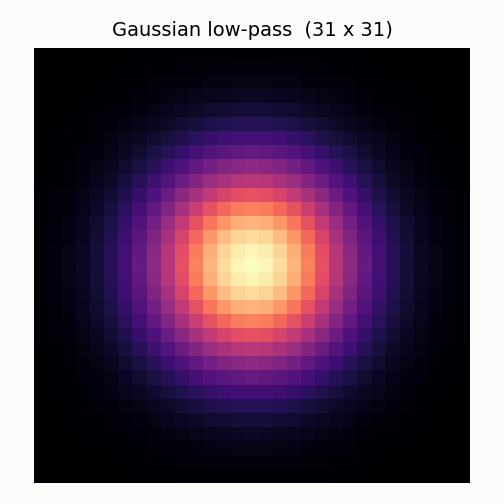
#> input picture Signal/DFT/Online/outputs/lab_hybrid_student/kernel.png, 504 x 504 px
$ python image_conv.py outputs/lab_hybrid_student/kernel.png
#> lines starting #> are read from the running program, lines starting #| are printed output that depends on the picture
### Signal/DFT/Online/image_utils.py
"""
image_utils.py  --  PROVIDED. Do not modify.

Image loading/saving, blur-kernel construction and comparison figures for
Task B. Treat it as a black box: no transform, no convolution and no padding
logic lives in here.

Interface
---------
    img    = load_image(path, as_gray=False)   -> float array in [0, 1]
    save_image(img, path)
    k      = make_kernel("bokeh", radius=9)    -> 2D float array, sums to 1
    save_comparison([a, b], ["original", "blurred"], "out/compare.png")
"""

import os

import matplotlib

matplotlib.use("Agg")
import matplotlib.pyplot as plt  # noqa: E402
import numpy as np  # noqa: E402
from PIL import Image  # noqa: E402


def load_image(path, as_gray=False):
    """
    Load an image as floating point intensities in [0, 1].

    Parameters
    ----------
    path : str
    as_gray : bool
        If True, return a 2D array of shape (H, W). Otherwise return a 3D
        array of shape (H, W, 3) holding R, G, B planes -- in that case your
        convolution must be applied to each colour plane separately.

    Returns
    -------
    numpy.ndarray of float64
    """
#> called with path = 'outputs/lab_hybrid_student/kernel.png', as_gray = False
    img = Image.open(path)
#> img is the input picture: PIL image 504x504 RGBA; mean R, G, B, A 102, 80.5, 102.1, 255
    img = img.convert("L" if as_gray else "RGB")
#> img: PIL image 504x504 RGB
    return np.asarray(img, dtype=np.float64) / 255.0


# [14 lines left out: function save_image, not called in this run]


def make_kernel(name, **params):
    """
    Build a 2D blur kernel as a float array whose entries sum to 1.

    Supported kernels (the offline uses all three):

    ``make_kernel("box", size=k)``
        Uniform k x k average. Cheap, and shows the characteristic boxy
        smearing.

    ``make_kernel("gaussian", size=k, sigma=s)``
        k x k Gaussian with standard deviation ``s`` pixels. If ``sigma`` is
        omitted it defaults to ``size / 6``.

    ``make_kernel("bokeh", radius=r)``
        A filled disc of radius ``r`` pixels with anti-aliased edges, of size
        (2r+1) x (2r+1). This is the out-of-focus "bokeh" blur of a camera
        lens with a circular aperture: bright points become bright discs.

    ``make_kernel("motion", length=L, angle=deg)``
        A straight streak of length ``L`` pixels at ``angle`` degrees
        (0 = horizontal, measured counter-clockwise), as produced by camera
        movement during the exposure.

    Returns
    -------
    numpy.ndarray of float64, shape (kh, kw)
    """
    name = name.lower()

    if name == "box":
        size = int(params.get("size", 9))
        if size < 1:
            raise ValueError("box: size must be >= 1")
        kernel = np.ones((size, size), dtype=np.float64)

    elif name == "gaussian":
        size = int(params.get("size", 15))
        if size < 1:
            raise ValueError("gaussian: size must be >= 1")
        sigma = float(params.get("sigma", size / 6.0))
        half = (size - 1) / 2.0
        axis = np.arange(size, dtype=np.float64) - half
        line = np.exp(-(axis ** 2) / (2.0 * sigma ** 2))
        kernel = np.outer(line, line)

    elif name == "bokeh":
        radius = float(params.get("radius", 9))
        if radius < 1:
            raise ValueError("bokeh: radius must be >= 1")
        size = int(2 * int(round(radius)) + 1)
        half = (size - 1) / 2.0
        # 4x supersampling so the disc edge is smooth rather than jagged.
        fine = np.linspace(-half - 0.5, half + 0.5, size * 4 + 1)[:-1] + (1.0 / 8.0)
        gx, gy = np.meshgrid(fine, fine)
        mask = ((gx ** 2 + gy ** 2) <= radius ** 2).astype(np.float64)
        kernel = mask.reshape(size, 4, size, 4).mean(axis=(1, 3))

    elif name == "motion":
        length = int(params.get("length", 15))
        angle = float(params.get("angle", 0.0))
        if length < 1:
            raise ValueError("motion: length must be >= 1")
        size = length if length % 2 == 1 else length + 1
        kernel = np.zeros((size, size), dtype=np.float64)
        centre = (size - 1) / 2.0
        theta = np.deg2rad(angle)
        for step in np.linspace(-(length - 1) / 2.0, (length - 1) / 2.0, length * 8):
            r = centre - step * np.sin(theta)
            c = centre + step * np.cos(theta)
            r0, c0 = int(np.floor(r)), int(np.floor(c))
            fr, fc = r - r0, c - c0
            for dr, dc, weight in ((0, 0, (1 - fr) * (1 - fc)),
                                   (0, 1, (1 - fr) * fc),
                                   (1, 0, fr * (1 - fc)),
                                   (1, 1, fr * fc)):
                if 0 <= r0 + dr < size and 0 <= c0 + dc < size:
                    kernel[r0 + dr, c0 + dc] += weight

    else:
        raise ValueError("unknown kernel: %r" % (name,))

    total = kernel.sum()
    if total <= 0:
        raise ValueError("kernel %r summed to zero" % (name,))
    return kernel / total


# [51 lines left out: functions save_comparison, save_kernel_preview, not called in this run]

### Signal/DFT/Online/transforms.py
"""
transforms.py  --  YOUR CODE GOES HERE.

The shared transform core used by BOTH tasks. Write it once; bigmul.py
(Task A) and image_conv.py (Task B) import it.

Nothing in this file may call numpy.fft, scipy.fft, numpy.convolve,
scipy.signal, or any other library routine that performs a Fourier
transform, a convolution or a correlation for you. NumPy is for array
arithmetic only.

A quick self-test you should run before touching either application:

    import numpy as np
    from transforms import DFTAnalyzer, FFTTransformer
    x = np.random.randn(64) + 1j * np.random.randn(64)
    d, f = DFTAnalyzer(), FFTTransformer()
    assert np.max(np.abs(d.transform(x) - f.transform(x))) < 1e-9
    assert np.max(np.abs(d.inverse(d.transform(x)) - x)) < 1e-9
"""

import numpy as np


def next_power_of_two(n):
    """
    Return the smallest power of two that is >= ``n`` (and at least 1).

    Both tasks need this to choose a transform length for the radix-2 FFT.
    """
#> called with n = 522
    size = 1
    while size < int(n):
        size *= 2
    return size


def as_complex_vector(x):
    """Return ``x`` as a flat complex128 array."""
    return np.asarray(x, dtype=np.complex128).ravel()


class DFTAnalyzer:
    """
    The Discrete Fourier Transform, computed straight from its definition.

        Analysis:   X[k] = sum_{n=0}^{N-1} x[n] * exp(-2j*pi*k*n/N)
        Synthesis:  x[n] = (1/N) * sum_{k=0}^{N-1} X[k] * exp(+2j*pi*k*n/N)

    How you write it is up to you -- a literal double loop, a precomputed
    table of twiddle factors indexed by (k*n) % N, or a NumPy expression --
    as long as it computes these sums directly and is not secretly an FFT.
    """

    name = "dft"

    def __init__(self):
        self._tables = {}

    # [55 lines left out: functions _twiddle_table, _sums, transform, inverse, not called in this run]


class FFTTransformer(DFTAnalyzer):
    """
    Radix-2 decimation-in-time (Cooley-Tukey) FFT, in O(N log N).

    It inherits from DFTAnalyzer so that both applications can treat the two
    interchangeably: they call ``engine.transform(...)`` and
    ``engine.inverse(...)`` without caring which engine they hold.

    Requirements:
      * Recursive or iterative (with bit-reversal permutation) -- your choice.
      * N must be a power of two; raise ValueError for any other length.
        The caller is responsible for zero-padding up to next_power_of_two.
      * The inverse must reuse the same butterfly machinery (conjugated
        twiddles, or conjugate-transform-conjugate), not a second copy of it.
      * Twiddle factors for a stage are computed once per stage, never once
        per butterfly.
    """

    name = "fft"

    def __init__(self):
        DFTAnalyzer.__init__(self)
        self._orders = {}

    def _bit_reversed_order(self, N):
        """Permutation that reorders the input by bit-reversed index."""
#> called with N = 1024
        if N not in self._orders:
            index = np.arange(N, dtype=np.int64)
            order = np.zeros(N, dtype=np.int64)
            for bit in range(N.bit_length() - 1):
                order = (order << 1) | ((index >> bit) & 1)
            self._orders[N] = order
        return self._orders[N]

    def _butterflies(self, x, sign):
        """One iterative radix-2 Cooley-Tukey pass, without the 1/N factor."""
        a = as_complex_vector(x)
        N = a.size
        if N == 0 or N & (N - 1):
            raise ValueError("FFT length must be a power of two, got %d" % N)
        if N == 1:
            return a.copy()

        a = a[self._bit_reversed_order(N)]
        half = 1
        while half < N:
            twiddles = np.exp(sign * 1j * np.pi * np.arange(half) / half)
            blocks = a.reshape(-1, 2 * half)
            even = blocks[:, :half]
            odd = blocks[:, half:] * twiddles
            a = np.concatenate((even + odd, even - odd), axis=1).reshape(N)
            half *= 2
        return a

    def transform(self, x):
        """Forward FFT. Same contract as DFTAnalyzer.transform."""
        return self._butterflies(x, -1)

    def inverse(self, spectrum):
        """Inverse FFT, including the 1/N factor."""
        spectrum = as_complex_vector(spectrum)
        return self._butterflies(spectrum, +1) / spectrum.size


# ---------------------------------------------------------------------------
# BONUS (optional) -- arbitrary-length FFT.
#
# Delete this class if you are not attempting the bonus. If you do attempt it,
# run both tasks with --engine arbitrary and leave those output directories in
# your submission as the evidence.
# ---------------------------------------------------------------------------
class ArbitraryLengthFFT(FFTTransformer):
    """
    Bonus: an O(N log N) transform for ANY length N, not just powers of two.

    Bluestein's chirp-z algorithm is the usual route: rewrite the DFT as a
    convolution of two chirp sequences, and evaluate that convolution with a
    radix-2 FFT of length >= 2N-1. A mixed-radix Cooley-Tukey that factorises
    N is equally acceptable.

    With this engine, Task A no longer has to pad the digit arrays up to a
    power of two, and Task B no longer has to pad the image up to one.
    """

    name = "arbitrary"

    def __init__(self):
        FFTTransformer.__init__(self)
        self._chirps = {}

    # [36 lines left out: functions _chirp, transform, inverse, not called in this run]

### Signal/DFT/Online/image_conv.py
"""
image_conv.py  --  TASK B: blurring an image through the frequency domain.

YOUR CODE GOES HERE. image_utils.py (loading, saving, kernels, comparison
figures) and bench_utils.py (timing, runtime plots) are provided; the
transform, the padding logic and the convolution are yours.

Usage (the command line is already wired up for you):

    python3 image_conv.py images/skyline512.png --kernel bokeh --param 9 \
        --engine fft --out-dir outputs/skyline_bokeh
    python3 image_conv.py images/sunset512.png --gray --kernel motion \
        --param 41 --engine fft --out-dir outputs/sunset_motion
    python3 image_conv.py images/skyline512.png --benchmark \
        --out-dir outputs/benchmark

Restrictions: no numpy.fft / scipy.fft / scipy.ndimage / cv2 / PIL filters,
no numpy.convolve, no scipy.signal. Every transform goes through your own
transforms.py.
"""

import argparse
import os

import numpy as np

from bench_utils import plot_runtime_curve, time_best, timing_table_lines
from image_utils import (load_image, make_kernel, save_comparison, save_image,
                         save_kernel_preview)
from io_utils import write_report
from transforms import (ArbitraryLengthFFT, DFTAnalyzer, FFTTransformer,
                        next_power_of_two)

ENGINES = {
    "dft": DFTAnalyzer,
    "fft": FFTTransformer,
    "arbitrary": ArbitraryLengthFFT,
}

VERIFY_CROP = 64
VERIFY_TOLERANCE = 1e-9


def linear_shape(image_shape, kernel_shape):
    """Shape of the full linear convolution: (H + kh - 1, W + kw - 1)."""
    return (image_shape[0] + kernel_shape[0] - 1,
            image_shape[1] + kernel_shape[1] - 1)


def transform_shape(image_shape, kernel_shape, engine):
    """
    Transform size for a linear convolution with ``engine``: the
    linear-convolution size, rounded up per axis when radix-2 is in use.
    """
    rows, cols = linear_shape(image_shape, kernel_shape)
    if engine.name == "fft":
        return next_power_of_two(rows), next_power_of_two(cols)
    return rows, cols


def transform_2d(plane, engine):
    """
    2D forward transform of a single 2D array, by separability.

    The 2D DFT factorises into 1D transforms: transform every ROW, then
    transform every COLUMN of the result (the order does not matter). This is
    the only reason a 2D transform is affordable -- doing it directly from the
    2D definition would be O(N^4).

    Parameters
    ----------
    plane : 2D array_like, shape (P, Q)
    engine : DFTAnalyzer or FFTTransformer

    Returns
    -------
    numpy.ndarray of complex128, shape (P, Q)
    """
    plane = np.asarray(plane, dtype=np.complex128)
    rows = np.array([engine.transform(row) for row in plane])
    columns = np.array([engine.transform(column) for column in rows.T])
    return columns.T


def inverse_2d(spectrum, engine):
    """
    2D inverse transform, the same way round. Shape is preserved.
    """
    spectrum = np.asarray(spectrum, dtype=np.complex128)
    rows = np.array([engine.inverse(row) for row in spectrum])
    columns = np.array([engine.inverse(column) for column in rows.T])
    return columns.T


def convolve_plane(plane, kernel, engine, circular=False):
    """
    Convolve one 2D plane with ``kernel`` through the frequency domain.

    Returns an array the SAME size as the input plane.

    circular=False (the normal case -- linear convolution):
        The full convolution of an (H, W) image with a (kh, kw) kernel is
        (H+kh-1, W+kw-1). Zero-pad both arrays to at least that size before
        transforming -- with FFTTransformer, pad further, up to a power of two
        in each dimension (every engine exposes a ``name`` attribute, so
        ``engine.name == "fft"`` tells you which rule applies). Multiply the
        two spectra, inverse-transform, take the real part, then crop the
        (H, W) window that corresponds to the original pixels: rows
        kh//2 .. kh//2+H-1 and columns kw//2 .. kw//2+W-1
        (the kernel sits at the origin of the padded array, so the result is
        offset by half the kernel -- forget this and your image comes out
        shifted diagonally).

    circular=True (the deliberate mistake -- see the specification):
        Transform at exactly (H, W) with no padding at all, with the kernel
        wrapped around the origin (np.roll is allowed -- it is not a
        transform). The output is the CIRCULAR convolution: content that
        should have fallen off one edge reappears on the opposite edge. The
        provided images are 256x256 and 512x512, so this path works with the
        radix-2 FFT directly.

    Parameters
    ----------
    plane : 2D numpy array of float, values in [0, 1]
    kernel : 2D numpy array of float, sums to 1
    engine : DFTAnalyzer or FFTTransformer
    circular : bool

    Returns
    -------
    numpy.ndarray of float64, same shape as ``plane``
    """
    plane = np.asarray(plane, dtype=np.float64)
    kernel = np.asarray(kernel, dtype=np.float64)
    H, W = plane.shape
    kh, kw = kernel.shape

    if circular:
        padded_plane = plane
        padded_kernel = np.zeros((H, W), dtype=np.float64)
        padded_kernel[:kh, :kw] = kernel
        padded_kernel = np.roll(padded_kernel, (-(kh // 2), -(kw // 2)), axis=(0, 1))
    else:
        P, Q = transform_shape(plane.shape, kernel.shape, engine)
        padded_plane = np.zeros((P, Q), dtype=np.float64)
        padded_plane[:H, :W] = plane
        padded_kernel = np.zeros((P, Q), dtype=np.float64)
        padded_kernel[:kh, :kw] = kernel

    spectrum = transform_2d(padded_plane, engine) * transform_2d(padded_kernel, engine)
    full = inverse_2d(spectrum, engine).real

    if circular:
        return full
    return full[kh // 2:kh // 2 + H, kw // 2:kw // 2 + W]


def convolve_image(image, kernel, engine, circular=False):
    """
    Apply convolve_plane to a whole image.

    A grayscale image is (H, W); a colour image is (H, W, 3) and each colour
    plane is convolved independently, then stacked back together.
    """
    image = np.asarray(image, dtype=np.float64)
    if image.ndim == 2:
        return convolve_plane(image, kernel, engine, circular=circular)

    planes = [convolve_plane(image[:, :, i], kernel, engine, circular=circular)
              for i in range(image.shape[2])]
#> planes = 3 items
    return np.stack(planes, axis=2)
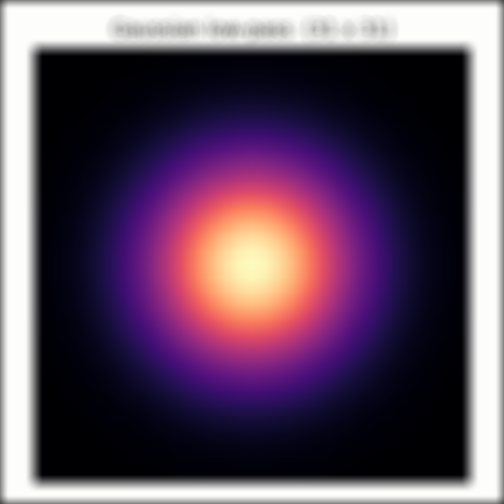
#> returned value: shape (504, 504, 3) float64; mean of channels 0, 1, 2 0.385, 0.301, 0.385; drawn with min black and max white


# [35 lines left out: function convolve_plane_direct, not called in this run]


def build_kernel(kernel_name, param):
    """Build the requested kernel with image_utils.make_kernel."""
    if kernel_name == "bokeh":
        return make_kernel("bokeh", radius=float(param))
    if kernel_name == "gaussian":
        return make_kernel("gaussian", size=int(param))
    if kernel_name == "box":
        return make_kernel("box", size=int(param))
    if kernel_name == "motion":
        return make_kernel("motion", length=int(param), angle=30.0)
    raise ValueError("unknown kernel: %r" % (kernel_name,))


def run_single(path, kernel_name, param, engine_name, out_dir, gray=False):
    """
    Blur one image and write the required outputs.

    Build the kernel with image_utils.make_kernel:
        bokeh    -> make_kernel("bokeh", radius=param)
        gaussian -> make_kernel("gaussian", size=param)
        box      -> make_kernel("box", size=param)
        motion   -> make_kernel("motion", length=param, angle=30.0)

    Must produce, inside ``out_dir``:
      blurred.png     -- the linear (zero-padded) convolution
      wraparound.png  -- the same blur computed circularly, with no padding
      kernel.png      -- image_utils.save_kernel_preview of the kernel
      comparison.png  -- image_utils.save_comparison of original / blurred /
                         wraparound, side by side
      report.txt      -- image path and size, kernel name and size, engine,
                         the linear-convolution size, the transform size you
                         actually used, and the verification result. It is
                         written by your code; there is no separate write-up
                         to hand in.

    Verification: convolve the top-left 64x64 corner of the image (first colour
    plane, if colour) both ways -- convolve_plane and convolve_plane_direct --
    and report max |spectral - direct|. It should be ~1e-15, and anything above
    1e-9 is a bug, not rounding.
    """
    image = load_image(path, as_gray=gray)
    kernel = build_kernel(kernel_name, param)
    engine = ENGINES[engine_name]()

    H, W = image.shape[0], image.shape[1]
    blurred = convolve_image(image, kernel, engine, circular=False)
    wrapped = convolve_image(image, kernel, engine, circular=True)

    corner = image[:VERIFY_CROP, :VERIFY_CROP] if image.ndim == 2 \
        else image[:VERIFY_CROP, :VERIFY_CROP, 0]
    error = float(np.max(np.abs(convolve_plane(corner, kernel, engine)
                                - convolve_plane_direct(corner, kernel))))
    verdict = "MATCH" if error < VERIFY_TOLERANCE else "MISMATCH"

    save_image(blurred, os.path.join(out_dir, "blurred.png"))
    save_image(wrapped, os.path.join(out_dir, "wraparound.png"))
    save_kernel_preview(kernel, os.path.join(out_dir, "kernel.png"),
                        title="%s kernel" % kernel_name)
    save_comparison(
        [image, blurred, wrapped],
        ["original", "linear convolution (zero-padded)",
         "circular convolution (no padding)"],
        os.path.join(out_dir, "comparison.png"),
        suptitle="%s, %s kernel %dx%d, engine=%s"
                 % (os.path.basename(path), kernel_name,
                    kernel.shape[0], kernel.shape[1], engine_name))

    linear = linear_shape((H, W), kernel.shape)
    padded = transform_shape((H, W), kernel.shape, engine)
    write_report(os.path.join(out_dir, "report.txt"), [
        "Task B -- 2D convolution through the frequency domain",
        "%-20s: %s  (%d x %d, %s)" % ("image", path, H, W,
                                      "gray" if image.ndim == 2 else "RGB"),
        "%-20s: %s  (%d x %d)" % ("kernel", kernel_name,
                                  kernel.shape[0], kernel.shape[1]),
        "%-20s: %s" % ("engine", engine_name),
        "%-20s: %d x %d" % ("linear-conv size", linear[0], linear[1]),
        "%-20s: %d x %d" % ("transform size", padded[0], padded[1]),
        "max |spectral - direct| on %dx%d crop : %.3e"
        % (VERIFY_CROP, VERIFY_CROP, error),
        "%-20s: %s" % ("verification", verdict),
    ])

    print("%s -> %s  (%s %dx%d, %s, transform %dx%d, %s)"
          % (path, out_dir, kernel_name, kernel.shape[0], kernel.shape[1],
             engine_name, padded[0], padded[1], verdict))
    if verdict != "MATCH":
        raise SystemExit("VERIFICATION FAILED: max error %.3e" % error)


# ---------------------------------------------------------------------------
# PROVIDED -- run_benchmark is already written. It calls your convolve_plane
# and convolve_plane_direct, so it starts working as soon as those are
# correct. You do not need to modify anything below (though you may extend
# it).
# ---------------------------------------------------------------------------
IMAGE_SIZES = [16, 32, 64, 128, 256, 512]
KERNEL_RADII = [1, 3, 7, 15, 31]
BENCH_RADIUS = 7            # kernel used for the growing-image study
BENCH_SIZE = 256            # image crop used for the growing-kernel study
TIME_BUDGET = 8.0           # stop a sweep once one measurement exceeds this


# [71 lines left out: function run_benchmark, not called in this run]


def main():
    ap = argparse.ArgumentParser(description="2D convolution by DFT/FFT")
    ap.add_argument("image", help="path to the input image")
    ap.add_argument("--kernel", default="bokeh",
                    choices=["bokeh", "gaussian", "box", "motion"])
    ap.add_argument("--param", type=float, default=9,
                    help="bokeh radius / gaussian size / box size / motion length")
    ap.add_argument("--engine", default="fft", choices=["dft", "fft", "arbitrary"])
    ap.add_argument("--gray", action="store_true", help="process as grayscale")
    ap.add_argument("--out-dir", default="outputs")
    ap.add_argument("--benchmark", action="store_true",
                    help="run the timing study instead of a single blur")
    args = ap.parse_args()

    os.makedirs(args.out_dir, exist_ok=True)
    if args.benchmark:
        run_benchmark(args.image, args.out_dir)
    else:
        run_single(args.image, args.kernel, args.param, args.engine,
                   args.out_dir, gray=args.gray)


if __name__ == "__main__":
#> (the run stopped early here; a loop or call above may not have finished)
